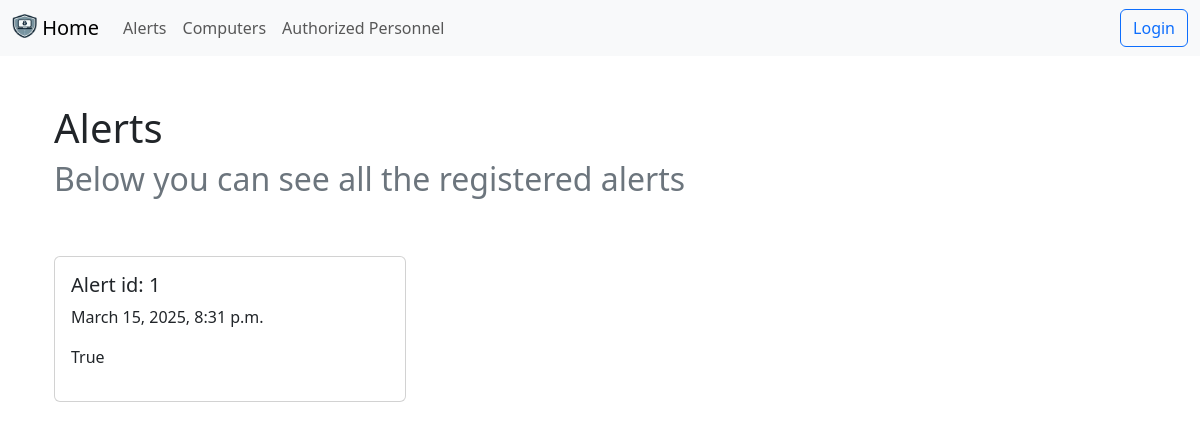
The app's page /alerts/ with its own data.
### administration/models.py (models this page shows)
class Alert(models.Model):
    triggered_at = models.DateTimeField(auto_now_add=True, help_text="Fecha y hora en que se activó la alarma")
    active_boolean = models.BooleanField(default=True, help_text="Indica si la alarma está activa")

### administration/views.py (the view)
# urls.py: path('alerts/', adminViews.alerts, name='alerts'),
def alerts(request):
    alertass=Alert.objects.all()
    return render(request, 'alerts.html', {'alertass':alertass})

### administration/templates/alerts.html (shortened to what this page needs)
{% extends 'base.html' %}
{% block content %}
<div class="container align-text-top mt-5">
    <h1>Alerts</h1>
    <h2 class="text-secondary">Below you can see all the registered alerts</h2>
    <div style="height: 50px;"></div>
</div>
<div class="container">
    {% for alerta in alertass %}
    <div class="card mb-3" style="width: 22rem;">
        <div class="row g-0">
            <div class="col-md-8">
                <div class="card-body">
                  <h5 class="card-title">Alert id: {{ alerta.id }}</h5>
                  <p class="card-text">{{ alerta.triggered_at }}</p>
                  <p class="card-text">{{ alerta.active_boolean }}</p>
                </div>
              </div>
         </div>
      </div>
    {% endfor %}
  </div>
  {% endblock content%}

### records on screen
Alert: id "1", triggered_at "March 15, 2025, 8:31 p.m.", active_boolean "True"
